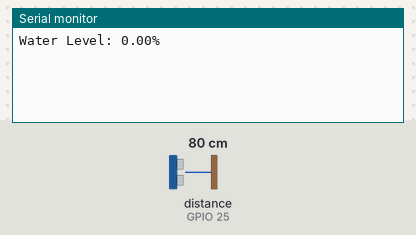
A sketch run on a simulated ESP32. Parts: the last lines printed to the serial monitor. Wiring (inferred from the names in the program): ultrasonic range finder: trigger GPIO 33; echo GPIO 25. The test bench sets the inputs (shaded band); at power-on: distance to the obstacle (sensor on GPIO 25) 80 cm. The echo pulse lasts 58.3 µs per cm; WiFi joins after 1.5 s; servers stay silent unless stated.

Above: at 3.0 s.
3.1 s: distance to the obstacle (sensor on GPIO 25) set to 2 cm
At 4.3 s:
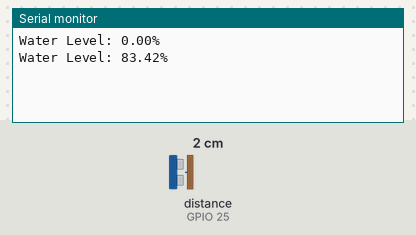
4.6 s: distance to the obstacle (sensor on GPIO 25) set to 4 cm
At 5.1 s:
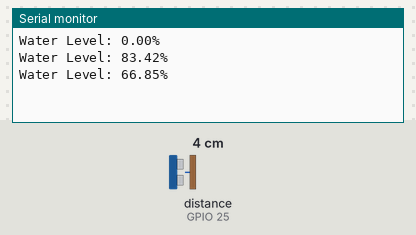
Timing chart, 0 to 7.6 s (numbered marks = the images above; inputs shaded):
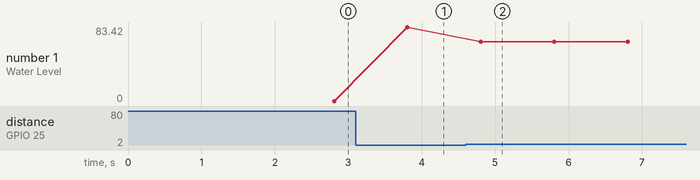

Measured:
- after the input at 3.1 s, the serial monitor: prints a new line after 0.70 s (image 1)
- after the input at 4.6 s, the serial monitor: prints a new line after 0.21 s (image 2)
- plotted number 1: 0 → 83.42 after the input at 3.1 s, 83.42 → 66.85 after the input at 4.6 s

The sketch:

Water_Level_Monitor_Blynk.ino
```cpp
#define BLYNK_TEMPLATE_ID "TMPL6SvZE2Yt6"
#define BLYNK_TEMPLATE_NAME "Water Level Monitoring"
#define BLYNK_AUTH_TOKEN "3bgnwVYrQoCACVzI5e544720G8O-03Pu"

#include <WiFi.h>
#include <BlynkSimpleEsp32.h>

// WiFi credentials
char ssid[] = "Tplink";      // Replace with your WiFi SSID
char pass[] = "12345678";  // Replace with your WiFi password

// Ultrasonic sensor pins
const int trigPin = 33; // Trigger pin of the ultrasonic sensor
const int echoPin = 25; // Echo pin of the ultrasonic sensor

// Tank depth in centimeters
const float tankDepth = 12;

BlynkTimer timer;

// Function to calculate water level percentage and send it to Blynk
void sendWaterLevel() {
  // Trigger the ultrasonic sensor
  digitalWrite(trigPin, LOW);
  delayMicroseconds(2);
  digitalWrite(trigPin, HIGH);
  delayMicroseconds(10);
  digitalWrite(trigPin, LOW);

  // Read the duration of the echo signal
  long duration = pulseIn(echoPin, HIGH);

  // Calculate the distance in centimeters
  float distance = duration * 0.034 / 2;

  // Calculate the water level percentage
  float percentage = ((tankDepth - distance) / tankDepth) * 100;

  // Clamp the percentage value between 0 and 100
  if (percentage < 0) percentage = 0;
  if (percentage > 100) percentage = 100;

  // Send the percentage value to Blynk
  Blynk.virtualWrite(V0, percentage);

  // Print the percentage value to the Serial Monitor
  Serial.print("Water Level: ");
  Serial.print(percentage);
  Serial.println("%");
}

void setup() {
  // Initialize serial communication
  Serial.begin(115200);

  // Initialize ultrasonic sensor pins
  pinMode(trigPin, OUTPUT);
  pinMode(echoPin, INPUT);

  // Connect to WiFi and Blynk
  Blynk.begin(BLYNK_AUTH_TOKEN, ssid, pass);

  // Set up a timer to call the sendWaterLevel function every second
  timer.setInterval(1000L, sendWaterLevel);
}

void loop() {
  Blynk.run();
  timer.run();
}
```
